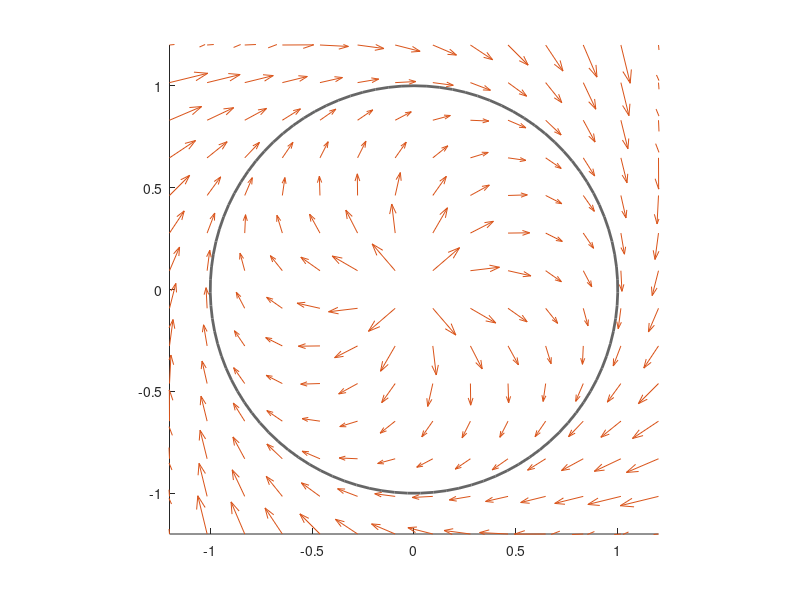

The MATLAB source for this figure: (Note: this script raises an error after producing the figure.)
function ringOscillator

clf;
hold on;

theta = linspace(0,2*pi,100);
plot(sin(theta),cos(theta),'Color',.4*[1 1 1],'LineWidth',2);

[X1,X2] = meshgrid(1.2*linspace(-1,1,14),1.2*linspace(-1,1,14));
alpha = 2;
R = sqrt(X1.^2 + X2.^2);
X1dot = -alpha*X1.*(1-1./R)+X2;
X2dot = -alpha*X2.*(1-1./R)-X1;
quiver(X1,X2,X1dot,X2dot);

axis(1.2*[-1,1,-1,1]);
axis equal;
addXYAxis('$x_1$','$x_2$');

export2svg(mfilename);


